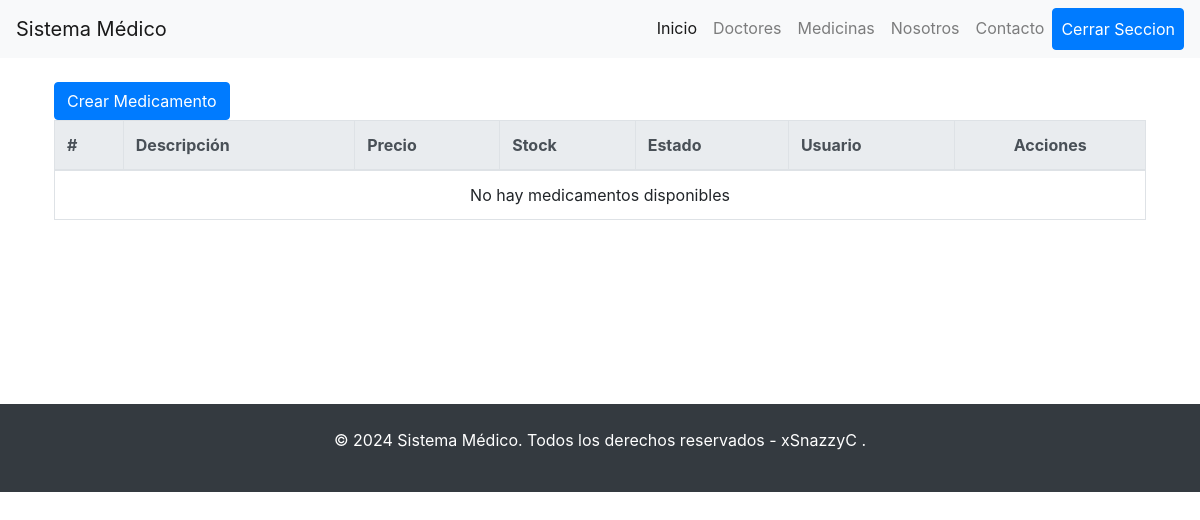
/medicines/medicament_list/ (signed in), run on an earlier commit of the app's database.
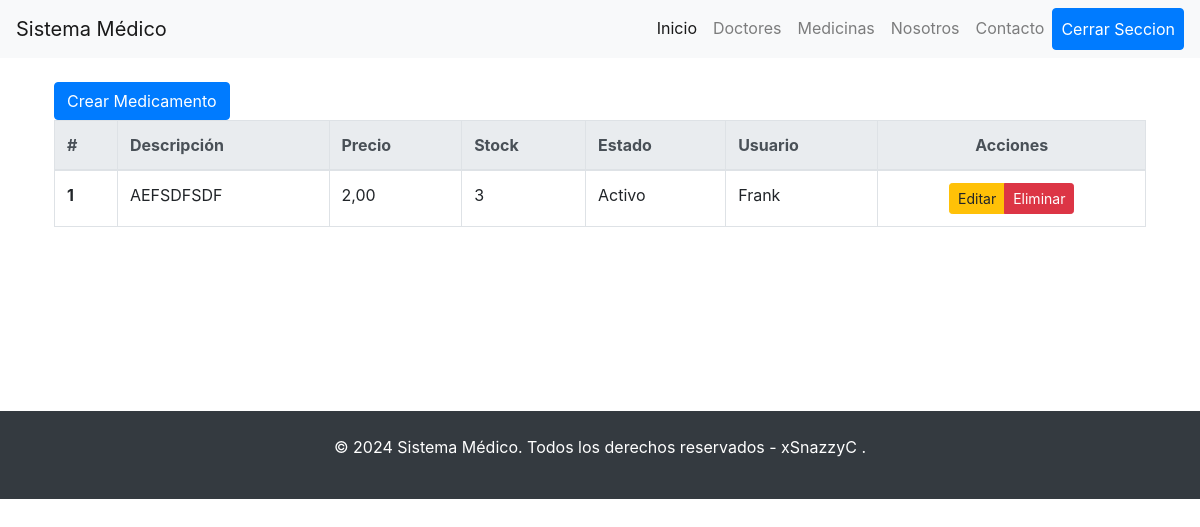
And on a later commit of the database.
### aplication/medicines/models.py (models this page shows, shortened)
class Medications(models.Model):
    description = models.TextField()
    price = models.DecimalField(max_digits=10, decimal_places=2)
    stock = models.PositiveIntegerField()
    is_active = models.BooleanField(default=True)
    user = models.ForeignKey(User, on_delete=models.CASCADE)

### aplication/medicines/views.py (the view)
# urls.py: path('medicament_list/', views.medicament_ListView.as_view(),name="medicament_list"),
class medicament_ListView(LoginRequiredMixin, ListView):
    model = Medications
    template_name = 'medicines/list_medicament.html'
    context_object_name = 'medicament_list'
    def get_queryset(self):
        if self.request.user.is_authenticated:  # Comprueba si el usuario está autenticado
            return Medications.objects.filter(user=self.request.user)
        else:
            return Medications.objects.none()
    def get_context_data(self, **kwargs):
        context = super().get_context_data(**kwargs)
        context['title'] = 'Medical'
        context['title1'] = 'Sistema Medico Online'
        context['current_user'] = self.request.user
        return context

### template/medicines/list_medicament.html
{% extends 'base.html' %}
{% block content %}
<a href="{% url 'medicines:medicament_create' %}" class="btn btn-primary">Crear Medicamento</a>
<table class="table table-hover table-bordered">
    <thead class="thead-light">
        <tr>
            <th scope="col">#</th>
            <th scope="col">Descripción</th>
            <th scope="col">Precio</th>
            <th scope="col">Stock</th>
            <th scope="col">Estado</th>
            <th scope="col">Usuario</th>
            <th scope="col" class="text-center">Acciones</th>
        </tr>
    </thead>
    <tbody>
        {% for medication in medicament_list %}
        <tr>
            <th scope="row">{{ forloop.counter }}</th>
            <td>{{ medication.description }}</td>
            <td>{{ medication.price }}</td>
            <td>{{ medication.stock }}</td>
            <td>{{ medication.is_active|yesno:"Activo,Inactivo" }}</td>
            <td>{{ medication.user.username }}</td>
            <td class="text-center">
                <div class="btn-group" role="group" aria-label="Acciones">
                    <a href="{% url 'medicines:medicament_update' medication.id %}" class="btn btn-warning btn-sm">Editar</a>
                    <a href="{% url 'medicines:medicament_delete' medication.id %}" class="btn btn-danger btn-sm">Eliminar</a>
                </div>
            </td>
        </tr>
        {% empty %}
        <tr>
            <td colspan="7" class="text-center">No hay medicamentos disponibles</td>
        </tr>
        {% endfor %}
    </tbody>
</table>
{% endblock %}

### template/base.html (shortened to what this page needs)
{% load static %}
<!DOCTYPE html>
<html lang="es">
<head>
    <link href="https://stackpath.bootstrapcdn.com/bootstrap/4.5.2/css/bootstrap.min.css" rel="stylesheet">
    <link href="https://cdnjs.cloudflare.com/ajax/libs/font-awesome/5.15.4/css/all.min.css" rel="stylesheet">
</head>
<body class="text-light">
    {% include 'core/partials/nav.html' %}
    <div class="container p-4">
        {% block content %}
        {% endblock %}
    </div>
    <br><br><br><br><br><br>
    <footer class="py-4 bg-dark text-white text-center">
        <p>&copy; 2024 Sistema Médico. Todos los derechos reservados - xSnazzyC .</p>
    </footer>
</body>
</html>

### template/core/partials/nav.html (shortened to what this page needs)
{% load static %}
<nav class="navbar navbar-expand-lg navbar-light bg-light">
    <a class="navbar-brand" href="{% url 'core:home' %}">Sistema Médico</a>
    <div class="collapse navbar-collapse" id="navbarNav">
        <ul class="navbar-nav ml-auto">
           <li class="nav-item active">
                    <a class="nav-link" href={% url 'core:home' %}>Inicio </a>
            </li>
            <li class="nav-item">
                <a class="nav-link" href={% url 'core:doctor_list' %}>Doctores</a>
            </li>
            {% if user.is_authenticated %}
            <li class="nav-item">
                <a class="nav-link" href={% url 'medicines:medicament_list' %}>Medicinas</a>
            </li>
            <li class="nav-item">
                <a class="nav-link" href="#">Nosotros</a>
            </li>
            <li class="nav-item">
                <a class="nav-link" href="#">Contacto</a>
            </li>
            <li class="nav-item">
                <a class="nav-link btn btn-primary text-white" href="{% url 'security:logout' %}">Cerrar Seccion</a>
            </li>
            {% endif %}
        </ul>
    </div>
</nav>

What changed in the data, as far as the page shows it:
added Medications: description "AEFSDFSDF", price "2,00", stock "3", is_active "Activo", user.username "Frank"
Also different on the page:
text no longer shown: "No hay medicamentos disponibles"
